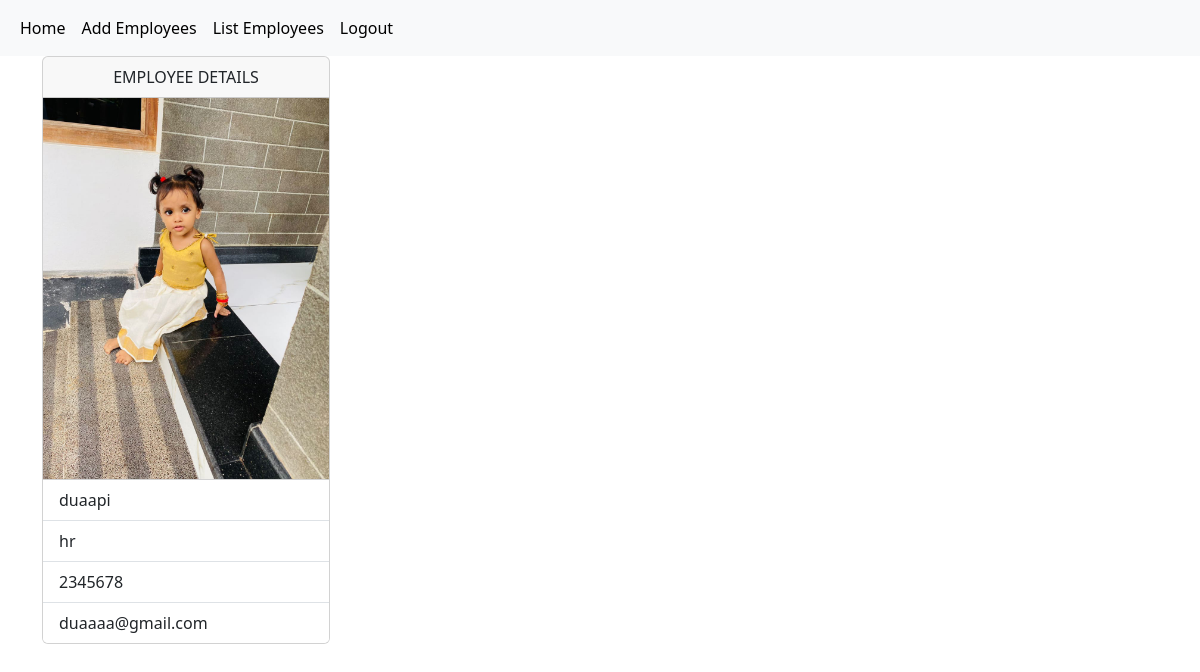
/employees/16 (signed in), run on the app's committed database.
### crm/models.py (models this page shows, shortened)
class Employees(models.Model):
    name=models.CharField(max_length=200)
    department=models.CharField(max_length=200)
    salary=models.PositiveIntegerField()
    email=models.EmailField(unique=True)
    contact=models.CharField(max_length=20,null=True)
    age=models.PositiveIntegerField(null=True)
    profilepic=models.ImageField(upload_to="image",null=True,blank=True)
    dob=models.DateField(null=True,blank=True)

### crm/views.py (the view)
# urls.py: path('employees/<int:pk>',views.EmployeeDetailsView.as_view(),name="emp_details"),
@method_decorator(signin_required,name="dispatch")
class EmployeeDetailsView(View):
    def get(self,request,*args,**kwargs):
        id=kwargs.get("pk")
        qs=Employees.objects.get(id=id)
        return render(request,"emp_detail.html",{"data":qs})

### crm/views.py (called while the page is built)
def signin_required(fn):
    def wrapper(request,*args,**kwargs):
        if not request.user.is_authenticated:
            messages.error(request,"Invalid Session")
            return redirect("signin")
        else:
            return fn(request,*args,**kwargs)
    return wrapper

### crm/templates/emp_detail.html
{%extends 'base.html'%}
{%block body_block%}
<div class="container">
  <div>
      <div class="card" style="width: 18rem;">
          <div class="card-header">
            <center>EMPLOYEE DETAILS</center>
          </div>
          <div>
            {%if data.profilepic%}
              <img src="{{data.profilepic.url}}" alt="" width="100%;">
            {%endif%}
          </div>
          <ul class="list-group list-group-flush">
            <li class="list-group-item">{{data.name}}</li>
            <li class="list-group-item">{{data.department}}</li>
            <li class="list-group-item">{{data.salary}}</li>
            <li class="list-group-item">{{data.email}}</li>
          </ul>
        </div>
  </div>
</div>
{%endblock%}

### data on the page
Employees: profilepic (picture), name "duaapi", department "hr", salary "2345678", email "duaaaa@gmail.com"
